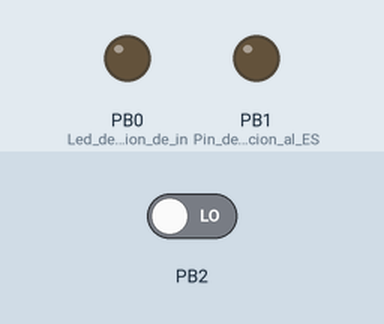
This sketch was run on a simulated ATtiny85, built with avr-gcc and run on an emulated ATtiny85. Parts: output pins drawn as LEDs (lit = HIGH). Inputs (shaded band) come from the test bench; at power-on: PB2 LOW.

Above: at 1.2 s.
1.3 s: PB2 driven HIGH
At 2.2 s:
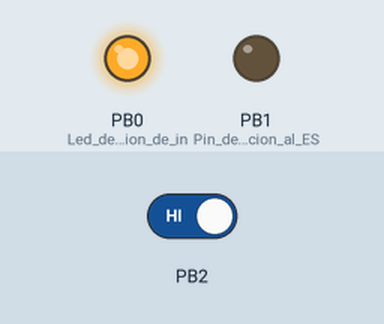
Timing chart, 0 to 4.3 s (numbered marks = the images above; inputs shaded):
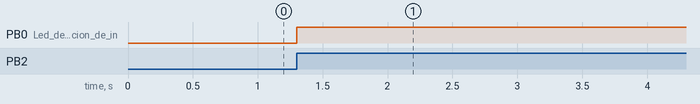

Measured:
- after the input at 1.3 s, PB0 (Led_de_confirmacion_de_in): LOW → HIGH at once

The sketch:

attinyFirmware.ino
```cpp
#include <SoftwareSerial.h>

SoftwareSerial atSerial(3,4); //Comunicacion serie con ESP8266
long pulseCount = 0; //Numero de pulsos en 1 minuto
unsigned long lastTime = 0;
unsigned long sendTime = 0; // Diferencia de tiempo entre el ultimo envio y la comprobacion

void setup(){
  atSerial.begin(9600); // Comunicacion serie a 115200 baudios
  pinMode(0, OUTPUT); // Led de confirmacion de interrupcion
  pinMode(1, OUTPUT); // Pin de interrupcion al ESP8266

  attachInterrupt(0, onPulse, RISING); // Interrupcion en pin 2 (int 0)
}

void loop(){
}


void onPulse(){ // Rutina de interrupcion
  pulseCount ++;
  digitalWrite(0, !digitalRead(0));

  //enviamos la lectura una vez recibimos el pulso
  lastTime = millis();

  if(lastTime - sendTime >= 60000){ //Enviamos la cantidad de pulsos cada 60000 milisegundos (60segundos)
    noInterrupts();
    sendTime = lastTime;
    atSerial.println(pulseCount);
    pulseCount = 0;
    interrupts();
  }
}
```
